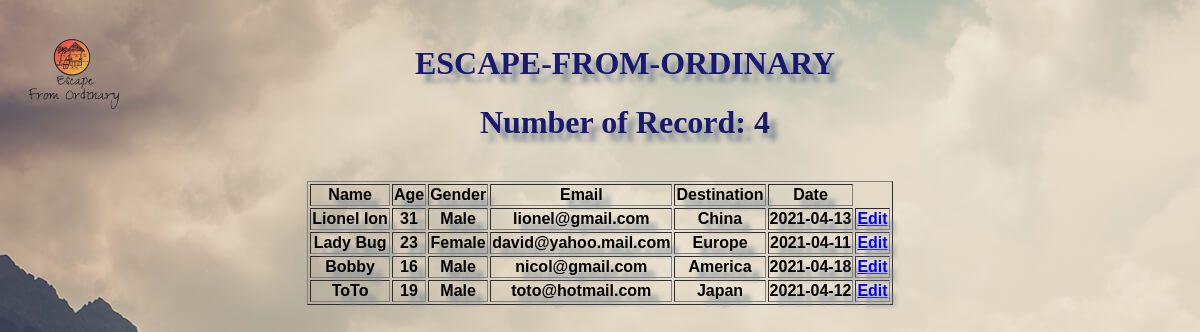
Page /check_data.php on the committed database.
### tables this page shows
CREATE TABLE `registration` (
  `bookingid` int(5) NOT NULL,
  `name` varchar(20) NOT NULL,
  `age` int(5) NOT NULL,
  `gender` varchar(10) NOT NULL,
  `email` varchar(20) NOT NULL,
  `destination` varchar(30) NOT NULL,
  `date` varchar(20) NOT NULL
);

### check_data.php (the view, shortened to what this page needs)
<?php
    include "header.php";
    include "db_include.php";
    $sql = "SELECT bookingid, name, age, gender, email, destination, date FROM registration";
    $resultset = $conn->query($sql);
?>
<!DOCTYPE html>
<html lang="en">
<head>
</head>
<body style="background:url('img/Wallpaper-3.jpg')">
    <?php echo "<h1> Number of Record: $resultset->num_rows </h1>"
    ?>
    <table border = 1>
        <tr><th>Name</th><th>Age</th><th>Gender</th><th>Email</th><th>Destination</th><th>Date</th></tr>
        <?php
            if($resultset->num_rows > 0){
                while($row = $resultset->fetch_assoc()){
                    echo "<tr><td>". $row["name"] . "</td><td>" . $row["age"] . "</td><td>" . $row["gender"] . "</td><td>" .
                     $row["email"] . "</td><td>" . $row["destination"] . "</td><td>" . $row["date"] . "</td><td>" .
                    "<a href = 'edit_data.php?bookingid=". $row["bookingid"] . "'>Edit</a></td></tr>";
                }
            }
        ?>
    </table>
</body>
</html>

### header.php (shortened to what this page needs)
<!DOCTYPE html>
<html lang="en">
<head>
    <link rel="stylesheet" type="text/css" href="style_header.css">
</head>
<body>
    <img align= left src="img/Company Logo.png" height="100" width="100">
        <h1>ESCAPE-FROM-ORDINARY</h1>
</body>
</html>

### style_header.css (style rules this page uses)
body { text-align : center; padding : 1em; clear : left; font-family:'Tangerine', sans-serif; font-weight: 800; text-shadow: 8px 8px 5px #808B96; background-size: auto; background-attachment: fixed; }

### header.php (style rules this page uses)
h1 { color: midnightblue; font-family:cursive; margin-right:50px; }

### check_data.php (style rules this page uses)
table { text-align: center; margin:auto; margin-top: 40px; }

### rows in the picture
registration: name "Lionel Ion", age "31", gender "Male", email "lionel@gmail.com", destination "China", date "2021-04-13"
registration: name "Lady Bug", age "23", gender "Female", email "david@yahoo.mail.com", destination "Europe", date "2021-04-11"
registration: name "Bobby", age "16", gender "Male", email "nicol@gmail.com", destination "America", date "2021-04-18"
registration: name "ToTo", age "19", gender "Male", email "toto@hotmail.com", destination "Japan", date "2021-04-12"

### other values in the picture
$resultset->num_rows "4"
